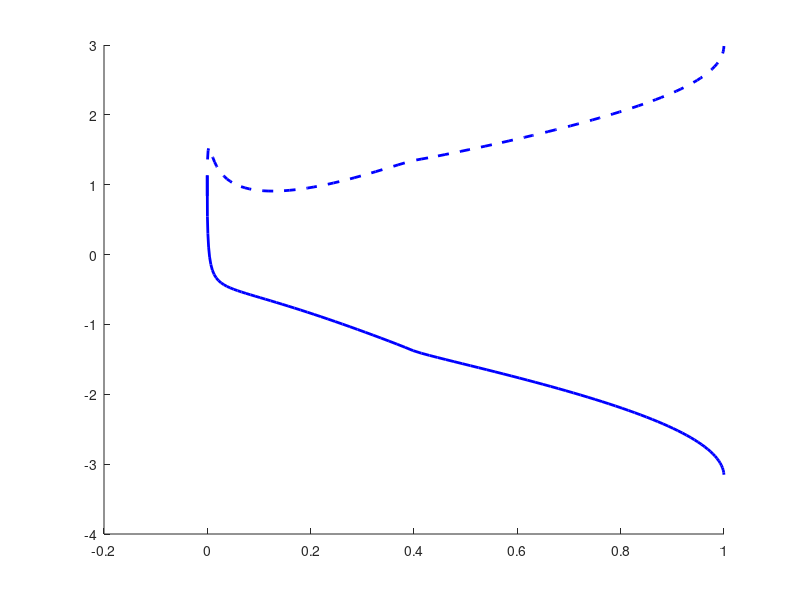

MATLAB code for this plot: (Note: this script raises an error after producing the figure.)
%% A.2 – RESOLUCION DEL SISTEMA DE ECUACIONES 
%% Perfil NACA 6409 – Fuentes σ y vorticidad γ

clear; clc; close all;

%% 1. PARÁMETROS DEL PERFIL (NACA 6409)
f_max = 0.06;   % curvatura máxima
x_fmax = 0.40;   % posición curvatura
t_max = 0.09;   % espesor máximo
c = 1.0;   % cuerda [m]
U_inf = 1.0;   % velocidad libre [m/s]
rho = 1.225;   % densidad [kg/m³]
n_p = 100;   % paneles por superficie (extradós / intradós)
             % → N_total = 2*n_p paneles

%% 2. ÁNGULO DE ATAQUE
alpha_deg = 5;

%% 3. A.1 — GENERACIÓN DE LA GEOMETRÍA

% Distribución coseno (concentra nodos en BA y BS)
beta  = linspace(0, pi, n_p + 1);
x_cos = 0.5 * (1 - cos(beta));

% Línea de curvatura media y su derivada
zc_cos  = zeros(size(x_cos));
dzc_cos = zeros(size(x_cos));
for k = 1:length(x_cos)
    x = x_cos(k);
    if x < x_fmax
        zc_cos(k) = (f_max/x_fmax^2) * (2*x_fmax*x - x^2);
        dzc_cos(k) = (2*f_max/x_fmax^2) * (x_fmax - x);
    else
        zc_cos(k) = (f_max/(1-x_fmax)^2) * ((1-2*x_fmax) + 2*x_fmax*x - x^2);
        dzc_cos(k) = (2*f_max/(1-x_fmax)^2) * (x_fmax - x);
    end
end

% Distribución de espesor
ze_cos = 5*t_max*(0.2969*sqrt(x_cos) - 0.1260*x_cos - 0.3516*x_cos.^2 ...
                + 0.2843*x_cos.^3 - 0.1036*x_cos.^4);

theta_geo = atan(dzc_cos);

% Extradós e intradós
xu = x_cos - ze_cos .* sin(theta_geo);
zu = zc_cos + ze_cos .* cos(theta_geo);
xl = x_cos + ze_cos .* sin(theta_geo);
zl = zc_cos - ze_cos .* cos(theta_geo);

% Nodos: BS → extradós (↑x=1→x=0) → BA → intradós (↑x=0→x=1) → BS
Xn = [flip(xu),  xl(2:end)];
Zn = [flip(zu),  zl(2:end)];
N  = length(Xn) - 1;   % número total de paneles = 2*n_p

%% 4. Parámetros geométricos de los paneles
xcp  = zeros(N,1);  zcp = zeros(N,1);
Lp   = zeros(N,1);  phi = zeros(N,1);
nx_p = zeros(N,1);  nz_p = zeros(N,1);
tx_p = zeros(N,1);  tz_p = zeros(N,1);

for i = 1:N
    dx = Xn(i+1) - Xn(i);
    dz = Zn(i+1) - Zn(i);
    Lp(i) = sqrt(dx^2 + dz^2);
    phi(i) = atan2(dz, dx);
    xcp(i) = 0.5*(Xn(i) + Xn(i+1));
    zcp(i) = 0.5*(Zn(i) + Zn(i+1));
    tx_p(i) = cos(phi(i));
    tz_p(i) = sin(phi(i));
    nx_p(i) = -sin(phi(i));
    nz_p(i) = cos(phi(i));
end

%% 5. A.2 — MATRICES DE INFLUENCIA (método coordenadas locales)
An = zeros(N, N);
Bn = zeros(N, N);
At = zeros(N, N);
Bt = zeros(N, N);

for i = 1:N
    for j = 1:N
        if i == j
            % Singularidad: límite analítico conocido
            An(i,j) =  0.5;
            At(i,j) =  0.0;
            Bn(i,j) =  0.0;
            Bt(i,j) = -0.5;   % signo estándar Hess-Smith
        else
            % Vector del nodo j al punto de control i en sistema global
            dxi = xcp(i) - Xn(j);
            dzi = zcp(i) - Zn(j);

            % Sistema local del panel j
            ct = cos(phi(j));   st = sin(phi(j));
            Xi = ct*dxi + st*dzi;   % coordenada paralela al panel j
            Zi = -st*dxi + ct*dzi;   % coordenada perpendicular

            % Distancias al nodo inicial y final del panel j
            r1sq = Xi^2 + Zi^2;
            r2sq = (Xi - Lp(j))^2 + Zi^2;

            th1 = atan2(Zi,  Xi);
            th2 = atan2(Zi,  Xi - Lp(j));
            dth = th2 - th1;

            lnr = 0.5 * log(r2sq / (r1sq + 1e-30));

            % Componentes en sistema local del panel j
            % — Fuente (σ por unidad de longitud) —
            u_s_loc =  lnr  / (2*pi);   % paralelo a panel j
            w_s_loc = -dth  / (2*pi);   % perp. a panel j

            % — Vórtice (γ constante) —
            u_v_loc =  dth  / (2*pi);
            w_v_loc =  lnr  / (2*pi);

            % Rotar al sistema global
            u_s =  ct*u_s_loc - st*w_s_loc;
            w_s =  st*u_s_loc + ct*w_s_loc;
            u_v =  ct*u_v_loc - st*w_v_loc;
            w_v =  st*u_v_loc + ct*w_v_loc;

            % Proyectar sobre normal y tangente del panel i
            An(i,j) =  u_s * nx_p(i) + w_s * nz_p(i);
            At(i,j) =  u_s * tx_p(i) + w_s * tz_p(i);
            Bn(i,j) =  u_v * nx_p(i) + w_v * nz_p(i);
            Bt(i,j) =  u_v * tx_p(i) + w_v * tz_p(i);
        end
    end
end

% Vectores suma de columnas (coeficiente de γ único)
Bn_sum = sum(Bn, 2);   % (N×1)
Bt_sum = sum(Bt, 2);   % (N×1)

%% 6. RESOLVER PARA EL ÁNGULO ESPECIFICADO
alpha_r = deg2rad(alpha_deg);

% Componentes de corriente libre
Ux = U_inf * cos(alpha_r);
Uz = U_inf * sin(alpha_r);

% Construir sistema (N+1) × (N+1)
M  = zeros(N+1, N+1);
rh = zeros(N+1, 1);

% Filas 1..N: condición de no penetración (V·n = 0)
for i = 1:N
    M(i, 1:N) = An(i,:);
    M(i, N+1) = Bn_sum(i);
    rh(i) = -(Ux * nx_p(i) + Uz * nz_p(i));
end

% Fila N+1: condición de Kutta (Vt,1 + Vt,N = 0)
M(N+1, 1:N) = At(1,:) + At(N,:);
M(N+1, N+1) = Bt_sum(1) + Bt_sum(N);
rh(N+1) = -(Ux*(tx_p(1)+tx_p(N)) + Uz*(tz_p(1)+tz_p(N)));

% Resolver
sol = M \ rh;
sigma = sol(1:N);
gamma = sol(N+1);

%% 7. Gráfica — Distribución de fuentes σ y vorticidad γ
% Extradós (paneles 1..n_p) e intradós (n_p+1..N): ordenar por x/c creciente
% Se muestra -sigma por la misma convención de signo que gamma
xe  = xcp(1:n_p)/c;        sig_e = -sigma(1:n_p);
xi  = xcp(n_p+1:end)/c;    sig_i = -sigma(n_p+1:end);
[xe_s, ie] = sort(xe);   sig_e_s = sig_e(ie);
[xi_s, ii] = sort(xi);   sig_i_s = sig_i(ii);

figure('Color','white','Position',[50 50 820 560]);
hold on;

% Fuentes extradós — línea continua azul
plot(xe_s, sig_e_s, 'b-',  'LineWidth', 2.0, 'DisplayName', 'Fuentes q (Extradós)');

% Fuentes intradós — línea discontinua azul
plot(xi_s, sig_i_s, 'b--', 'LineWidth', 2.0, 'DisplayName', 'Fuentes q (Intradós)');

% Vorticidad γ = constante — línea roja horizontal
% Se muestra -gamma porque con esta convención gamma<0 para sustentación positiva
gamma_display = -gamma;
yline(gamma_display, 'r-', 'LineWidth', 1.8, 'Label', ...
      sprintf('  Vorticidad γ = %.4f', gamma_display), ...
      'LabelVerticalAlignment','bottom', 'DisplayName', ...
      sprintf('Vorticidad γ = %.4f', gamma_display));

xlabel('x/c','FontSize',12);
ylabel('Intensidad de Singularidad','FontSize',12);
title(sprintf('Distribución de Fuentes y Vorticidad (α=%d°)', alpha_deg),'FontSize',13);
legend('Location','northwest','FontSize',10);
grid on; box on;
xlim([0, 1]);

fprintf('\n--- Resultados a α = %d° ---\n', alpha_deg);
fprintf('γ = %.4f\n', -gamma);
fprintf('\n--- Programa finalizado ---\n');
